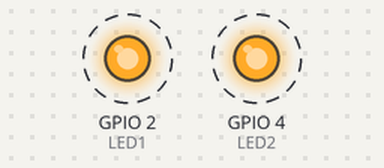
A program run on a simulated ESP32. Shown: output pins drawn as LEDs (lit = HIGH). Dashed ring = blinking.

Above: at 0.2 s.
Timing chart, 0 to 4.6 s (numbered marks = the images above):
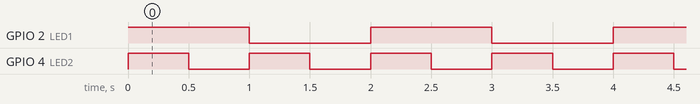

The program:

main.cpp
```cpp
#include <Arduino.h>
#include <FreeRTOS.h>
#include <stdio.h>
#include <stdlib.h>

#define LED1 2
#define LED2 4

void Blink1(void *params) {
 pinMode(LED1, OUTPUT);
 int i=0;
 while (1)
 {
     digitalWrite(LED1, HIGH);
     vTaskDelay(1000);
     digitalWrite(LED1, LOW);
     vTaskDelay(1000);

 }

}
void Blink2(void *params){
 pinMode(LED2, OUTPUT);
 int i=0;
 while (1)
 {
     digitalWrite(LED2, HIGH);
     vTaskDelay(500);
     digitalWrite(LED2, LOW);
     vTaskDelay(500);
 }

}
void setup() {
 Serial.begin(115200);
 xTaskCreate(Blink1, "Task1", 128, NULL, 1, NULL);
 xTaskCreate(Blink2, "Task2", 128, NULL, 1, NULL);
 vTaskStartScheduler();
}
```

Measured:
- by itself, GPIO 2 (LED1): alternates HIGH for 1.0 s and LOW for 1.0 s
- by itself, GPIO 4 (LED2): alternates HIGH for 0.50 s and LOW for 0.50 s
- by itself, everything shown: repeats every 2.0 s, in 6 steps
